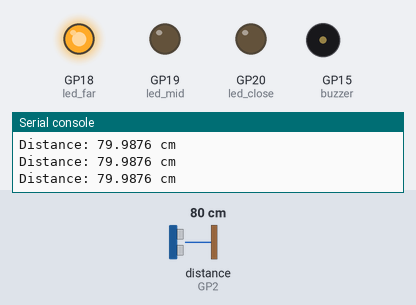
Bench run of a program on a simulated Raspberry Pi Pico running MicroPython. On the bench: output pins drawn as LEDs (lit = HIGH), buzzer (waves = sounding, pin HIGH), the last lines printed to the serial console. The inputs (shaded band) are chosen by the test bench; at power-on: distance to the obstacle (sensor on GP2) 80 cm. The echo pulse lasts 58.3 µs per cm; pins used as bus, display or sensor lines are not drawn.

Above: at 1.2 s.
1.3 s: distance to the obstacle (sensor on GP2) set to 53 cm
2.8 s: distance to the obstacle (sensor on GP2) set to 48 cm
At 3.8 s:
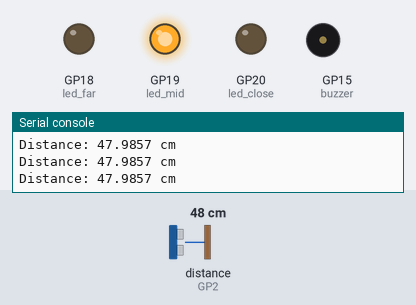
4.3 s: distance to the obstacle (sensor on GP2) set to 23 cm
5.8 s: distance to the obstacle (sensor on GP2) set to 18 cm
At 6.8 s:
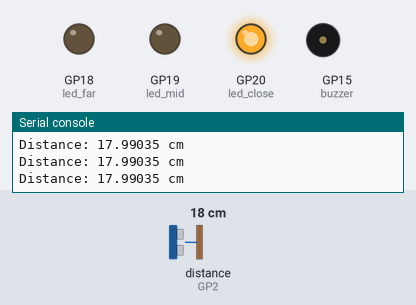
7.3 s: distance to the obstacle (sensor on GP2) set to 16 cm
8.8 s: distance to the obstacle (sensor on GP2) set to 13 cm
At 10.0 s:
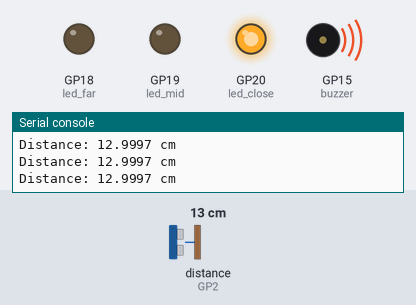
Timing chart, 0 to 11.3 s (numbered marks = the images above; inputs shaded):
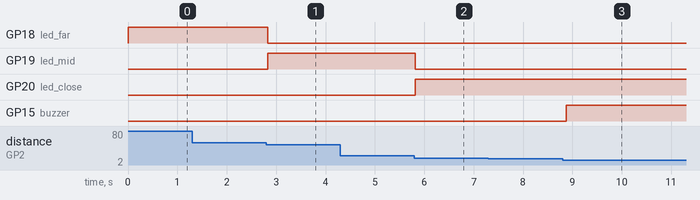

Measured:
- the behaviour switches between 51 and 50 cm on distance to the obstacle (sensor on GP2) (found by bisection; images 0 and 1)
- the behaviour switches between 21 and 20 cm on distance to the obstacle (sensor on GP2) (found by bisection; images 1 and 2)
- the behaviour switches between 15 and 14 cm on distance to the obstacle (sensor on GP2) (found by bisection; images 2 and 3)
- after the input at 2.8 s, GP18 (led_far): HIGH → LOW at once; GP19 (led_mid): LOW → HIGH at once
- after the input at 5.8 s, GP19 (led_mid): HIGH → LOW at once; GP20 (led_close): LOW → HIGH at once
- after the input at 8.8 s, GP15 (buzzer): LOW → HIGH after 0.08 s

The program:

test.py
```python
from machine import Pin, time_pulse_us
import time

# Ultrasonic pins
TRIG = Pin(3, Pin.OUT)
ECHO = Pin(2, Pin.IN)

# LED pins
led_far = Pin(18, Pin.OUT)     # GP18
led_mid = Pin(19, Pin.OUT)     # GP19
led_close = Pin(20, Pin.OUT)   # GP20

# Buzzer pin
buzzer = Pin(15, Pin.OUT)      # GP15

def get_distance():
    TRIG.low()
    time.sleep_us(2)
    TRIG.high()
    time.sleep_us(10)
    TRIG.low()

    duration = time_pulse_us(ECHO, 1, 30000)
    if duration < 0:
        return None

    distance = (duration * 0.0343) / 2
    return distance

while True:
    dist = get_distance()

    if dist is not None:
        print("Distance:", dist, "cm")

        # Turn OFF all LEDs + buzzer first
        led_far.low()
        led_mid.low()
        led_close.low()
        buzzer.low()

        # Distance zones
        if dist > 50:
            led_far.high()      # Far
        elif dist > 20:
            led_mid.high()      # Medium
        else:
            led_close.high()    # Close

        # Buzzer when object is very close
        if dist < 15:
            buzzer.high()
        else:
            buzzer.low()

    else:
        print("No sensor reading")
        buzzer.low()

    time.sleep(0.1)
```
